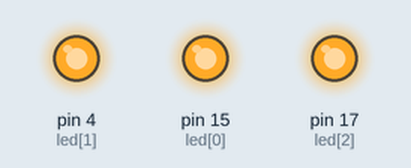
A sketch run on a simulated Arduino Uno, built with avr-gcc and run on an emulated ATmega328P. Shown: output pins drawn as LEDs (lit = HIGH).

Above: at 0.16 s.
At 0.5 s:
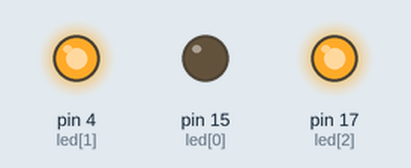
At 1.0 s:
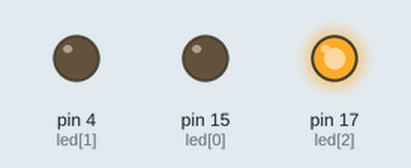
At 1.32 s:
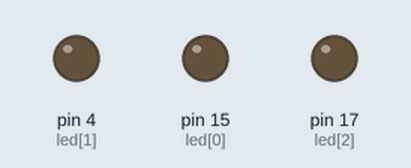
At 2.02 s:
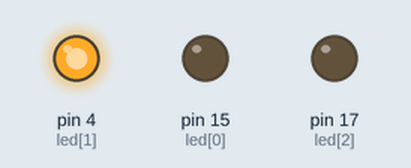
At 2.95 s:
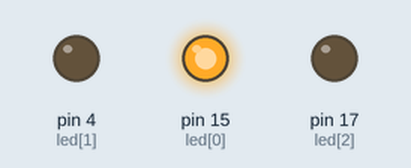
Timing chart, 0 to 3.2 s (numbered marks = the images above):
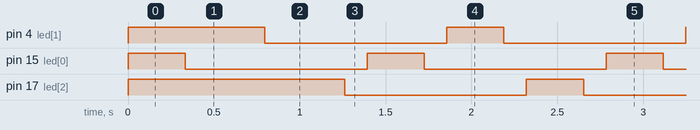

Measured:
- by itself, pin 4 (led[1]), pin 15 (led[0]), pin 17 (led[2]): alternates HIGH for 0.33 s and LOW for 1.1 s

The sketch:

led_media_art.ino
```cpp
int led[3] = {15, 4, 17};
int gnd[3] = {2, 16, 5};

void setup() {
  // put your setup code here, to run once:
  for (int i=0;i<3;i++){
    pinMode(led[i], OUTPUT);
    digitalWrite(led[i], 1);

    pinMode(gnd[i], OUTPUT);
    digitalWrite(gnd[i], 0);
  }
  Serial.begin(115200);
}

void loop() {
  // put your main code here, to run repeatedly:
  for(int k=0;k<3;k++){
    digitalWrite(led[k], 1);
    delay(333);
    digitalWrite(led[k], 0);
    delay(131);
  }
}
```
